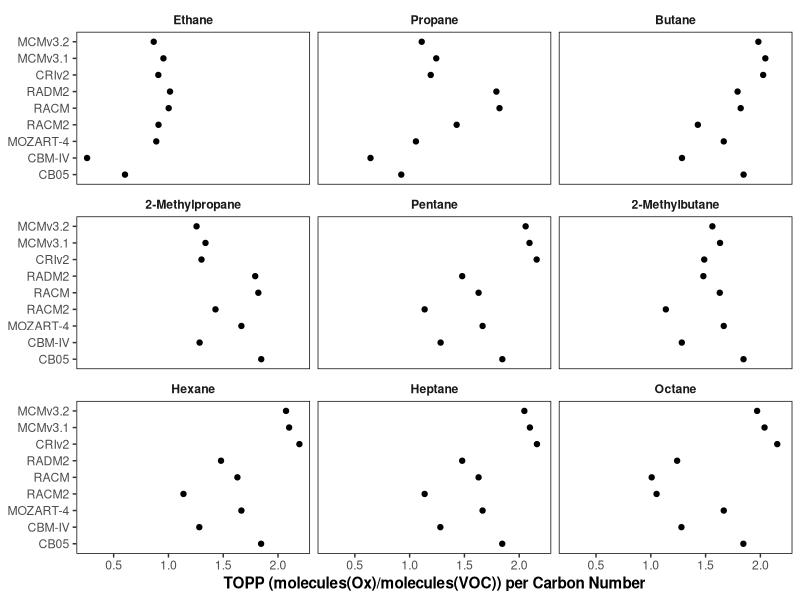

Here is the R script that generated this plot:
#R script to plot first day TOPP per carbon number vs alkane C number
# Version 0: Jane Coates 5/1/2015

#first day  TOPP for all alkanes
cb05.data = data.frame(TOPP = c(0.0422586239874363, 0.121386567751567, 0.238201901316643, 0.238716972345505, 0.233166781832192, 0.233782935142518, 0.229173560937245, 0.225463160341231, 0.222113206982612), C = c(2, 3, 4, 4, 5, 5, 6, 7, 8), Mechanism = rep("CB05", 9), VOC = c("Ethane", "Propane", "Butane", "2-Methylpropane", "Pentane", "2-Methylbutane", "Hexane", "Heptane", "Octane"))
cbm4.data = data.frame(TOPP = c(0.0434719733893872, 0.107176880041758, 0.210127040743828, 0.210603311657905, 0.20547103881836, 0.206040835380554, 0.201778173446655, 0.19834666076005, 0.195248052477836), C = c(2, 3, 4, 4, 5, 5, 6, 7, 8), Mechanism = rep("CBM-IV", 9), VOC = c("Ethane", "Propane", "Butane", "2-Methylpropane", "Pentane", "2-Methylbutane", "Hexane", "Heptane", "Octane"))
cri.data = data.frame(TOPP = c(0.057076256722212, 0.118185053269068, 0.243190437555313, 0.241874828934669, 0.385513019561768, 0.31553225517273, 0.379698912302653, 0.339673059492897, 0.32830798625946), C = c(2, 3, 4, 4, 5, 5, 6, 7, 8), Mechanism = rep("CRIv2", 9), VOC = c("Ethane", "Propane", "Butane", "2-Methylpropane", "Pentane", "2-Methylbutane", "Hexane", "Heptane", "Octane"))
mcm1.data = data.frame(TOPP = c(0.06194157153368, 0.127277582883835, 0.259183406829835, 0.25218290090561, 0.34785361289978, 0.321570491790772, 0.370329062143962, 0.348299688624053, 0.339634329080581), C = c(2, 3, 4, 4, 5, 5, 6, 7, 8), Mechanism = rep("MCMv3.1", 9), VOC = c("Ethane", "Propane", "Butane", "2-Methylpropane", "Pentane", "2-Methylbutane", "Hexane", "Heptane", "Octane"))
mcm2.data = data.frame(TOPP = c(0.057087603956461, 0.115475565195084, 0.242281585931778, 0.244841560721398, 0.331647205352784, 0.31221923828125, 0.358553489049275, 0.336237172053613, 0.324726074934006), C = c(2, 3, 4, 4, 5, 5, 6, 7, 8), Mechanism = rep("MCMv3.2", 9), VOC = c("Ethane", "Propane", "Butane", "2-Methylpropane", "Pentane", "2-Methylbutane", "Hexane", "Heptane", "Octane"))
mozart.data = data.frame(TOPP = c(0.069627322256565, 0.142314900954564, 0.274010121822358, 0.274010121822358, 0.274010133743286, 0.274010133743286, 0.274010133743286, 0.274010133743286, 0.274010133743286), C = c(2, 3, 4, 4, 5, 5, 6, 7, 8),Mechanism = rep("MOZART-4", 9), VOC = c("Ethane", "Propane", "Butane", "2-Methylpropane", "Pentane", "2-Methylbutane", "Hexane", "Heptane", "Octane"))
radm2.data = data.frame(TOPP = c(0.064120053903007, 0.312896624378774, 0.312896617527665, 0.312896617527665, 0.31000804901123, 0.31000804901123, 0.31000804901123, 0.31000804901123, 0.330835284918191), C = c(2, 3, 4, 4, 5, 5, 6, 7, 8),Mechanism = rep("RADM2", 9), VOC = c("Ethane", "Propane", "Butane", "2-Methylpropane", "Pentane", "2-Methylbutane", "Hexane", "Heptane", "Octane"))
racm.data = data.frame(TOPP = c(0.0658913031220435, 0.252559267241379, 0.25255926724138, 0.25255926724138, 0.292924404144288, 0.292924404144288, 0.292924404144288, 0.292924404144288, 0.270566041764641), C = c(2, 3, 4, 4, 5, 5, 6, 7, 8), Mechanism = rep("RACM", 9), VOC = c("Ethane", "Propane", "Butane", "2-Methylpropane", "Pentane", "2-Methylbutane", "Hexane", "Heptane", "Octane"))
racm2.data = data.frame(TOPP = c(0.055301286280155, 0.230745209587945, 0.230745209587945, 0.230745209587945, 0.23941831929343, 0.23941831929343, 0.23941831929343, 0.23941831929343, 0.31167953027883), C = c(2, 3, 4, 4, 5, 5, 6, 7, 8), Mechanism = rep("RACM2", 9), VOC = c("Ethane", "Propane", "Butane", "2-Methylpropane", "Pentane", "2-Methylbutane", "Hexane", "Heptane", "Octane"))

full = rbind(cb05.data, cbm4.data, cri.data, mcm1.data, mcm2.data, mozart.data, radm2.data, racm.data, racm2.data)
full$Mechanism = factor(full$Mechanism, levels = rev(c("MCMv3.2", "MCMv3.1", "CRIv2", "RADM2", "RACM", "RACM2", "MOZART-4", "CBM-IV", "CB05")))
full$VOC = factor(full$VOC, levels = c("Ethane", "Propane", "Butane", "2-Methylpropane", "Pentane", "2-Methylbutane", "Hexane", "Heptane", "Octane"))

#plotting 
library(ggplot2)
library(dplyr)
library(Cairo)

my.colours = c( "Ethane" = "#696537", "Propane" = "#f9c600", "Butane" = "#76afca", "2-Methylpropane" = "#dc3522", "Pentane" = "#8c6238", "2-Methylbutane" = "#9bb08f", "Hexane" = "#8b1537", "Heptane" = "#ba8b01", "Octane" = "#0352cb" )

plot = ggplot(full, aes(x = Mechanism, y = TOPP, colour = VOC))
plot = plot + geom_point()
plot = plot + coord_flip()
plot = plot + ylab("TOPP (molecules(Ox)/molecules(VOC)) per Carbon Number")
plot = plot + scale_colour_manual(values = my.colours)
plot = plot + theme_bw()
plot = plot + theme(axis.title = element_text(face = "bold"))
plot = plot + theme(panel.border = element_rect(colour = "black"))
plot = plot + theme(panel.grid = element_blank())
plot = plot + theme(legend.title = element_blank())
plot = plot + theme(legend.key = element_blank())
plot = plot + theme(axis.title.y = element_blank())

#CairoPDF(file = "Alkanes_vs_C.pdf", width = 6, height = 4.2)
#print(plot)
#dev.off()

#cumulative  TOPP for all alkanes
cb05.sums = data.frame(TOPP = c(0.60335508361459, 0.923657203714053, 1.84673887491226, 1.84680387749839, 1.84610499031539, 1.84618226289749, 1.8456027507782, 1.84513571958547, 1.84471476078034), C = c(2, 3, 4, 4, 5, 5, 6, 7, 8), Mechanism = rep("CB05", 9), VOC = c("Ethane", "Propane", "Butane", "2-Methylpropane", "Pentane", "2-Methylbutane", "Hexane", "Heptane", "Octane"))
cbm4.sums = data.frame(TOPP = c(0.257339833304286, 0.642852172255517, 1.28430606424809, 1.28446382284164, 1.28276613950729, 1.28295435905457, 1.28154492378235, 1.28041032181179, 1.27938625961543), C = c(2, 3, 4, 4, 5, 5, 6, 7, 8), Mechanism = rep("CBM-IV", 9), VOC = c("Ethane", "Propane", "Butane", "2-Methylpropane", "Pentane", "2-Methylbutane", "Hexane", "Heptane", "Octane"))
cri.sums = data.frame(TOPP = c(0.90744724497199, 1.19261922438939, 2.02547438442707, 1.30156747996807, 2.15941095352172, 1.48752684593201, 2.19520086050033, 2.16198409962616, 2.15395130589604), C = c(2, 3, 4, 4, 5, 5, 6, 7, 8), Mechanism = rep("CRIv2", 9), VOC = c("Ethane", "Propane", "Butane", "2-Methylpropane", "Pentane", "2-Methylbutane", "Hexane", "Heptane", "Octane"))
mcm1.sums = data.frame(TOPP = c(0.95420465618372, 1.24286951621373, 2.04508712887764, 1.33807555586099, 2.09400859475136, 1.63178697228432, 2.10139422118663, 2.09759336875754, 2.03783712722361), C = c(2, 3, 4, 4, 5, 5, 6, 7, 8), Mechanism = rep("MCMv3.1", 9), VOC = c("Ethane", "Propane", "Butane", "2-Methylpropane", "Pentane", "2-Methylbutane", "Hexane", "Heptane", "Octane"))
mcm2.sums = data.frame(TOPP = c(0.865593794733285, 1.11035437385241, 1.9816093146801, 1.25637395679951, 2.0586550951004, 1.56194756031036, 2.07305474579333, 2.04698729770051, 1.97013106569648), C = c(2, 3, 4, 4, 5, 5, 6, 7, 8), Mechanism = rep("MCMv3.2", 9), VOC = c("Ethane", "Propane", "Butane", "2-Methylpropane", "Pentane", "2-Methylbutane", "Hexane", "Heptane", "Octane"))
mozart.sums = data.frame(TOPP = c(0.88885911554098, 1.05732961495717, 1.66577024757862, 1.66577024757862, 1.66577024757862, 1.66577024757862, 1.66577024757862, 1.66577024757862, 1.66577024757862), C = c(2, 3, 4, 4, 5, 5, 6, 7, 8),Mechanism = rep("MOZART-4", 9), VOC = c("Ethane", "Propane", "Butane", "2-Methylpropane", "Pentane", "2-Methylbutane", "Hexane", "Heptane", "Octane"))
radm2.sums = data.frame(TOPP = c(1.01430642907959, 1.7917226785901, 1.791722640909, 1.791722640909, 1.47968599696954, 1.47968599696954, 1.47968599696954, 1.47968599696954, 1.24018539668885), C = c(2, 3, 4, 4, 5, 5, 6, 7, 8),Mechanism = rep("RADM2", 9), VOC = c("Ethane", "Propane", "Butane", "2-Methylpropane", "Pentane", "2-Methylbutane", "Hexane", "Heptane", "Octane"))
racm.sums = data.frame(TOPP = c(1.00219408422708, 1.82024583049204, 1.82024583049204, 1.82024583049204, 1.62936080495516, 1.62936080495516, 1.62936080495516, 1.62936080495516, 1.00811153726678), C = c(2, 3, 4, 4, 5, 5, 6, 7, 8), Mechanism = rep("RACM", 9), VOC = c("Ethane", "Propane", "Butane", "2-Methylpropane", "Pentane", "2-Methylbutane", "Hexane", "Heptane", "Octane"))
racm2.sums = data.frame(TOPP = c(0.909124590456485, 1.42925610696828, 1.42925610696828, 1.42925610696828, 1.1370189424072, 1.1370189424072, 1.1370189424072, 1.1370189424072, 1.05259203890672), C = c(2, 3, 4, 4, 5, 5, 6, 7, 8), Mechanism = rep("RACM2", 9), VOC = c("Ethane", "Propane", "Butane", "2-Methylpropane", "Pentane", "2-Methylbutane", "Hexane", "Heptane", "Octane"))

sum = rbind(cb05.sums, cbm4.sums, cri.sums, mcm1.sums, mcm2.sums, mozart.sums, radm2.sums, racm.sums, racm2.sums)
#sum = filter(sum, VOC == c("Hexane", "Heptane", "Octane"))
sum$Mechanism = factor(sum$Mechanism, levels = rev(c("MCMv3.2", "MCMv3.1", "CRIv2", "RADM2", "RACM", "RACM2", "MOZART-4", "CBM-IV", "CB05")))
sum$VOC = factor(sum$VOC, levels = c("Ethane", "Propane", "Butane", "2-Methylpropane", "Pentane", "2-Methylbutane", "Hexane", "Heptane", "Octane"))

plot = ggplot(sum, aes(x = Mechanism, y = TOPP))
plot = plot + geom_point()
plot = plot + coord_flip()
plot = plot + facet_wrap( ~ VOC)
plot = plot + ylab("TOPP (molecules(Ox)/molecules(VOC)) per Carbon Number")
plot = plot + theme_bw()
plot = plot + theme(strip.background = element_blank())
plot = plot + theme(strip.text = element_text(face = "bold"))
plot = plot + theme(axis.title = element_text(face = "bold"))
plot = plot + theme(panel.border = element_rect(colour = "black"))
plot = plot + theme(panel.grid = element_blank())
plot = plot + theme(legend.title = element_blank())
plot = plot + theme(legend.key = element_blank())
plot = plot + theme(axis.title.y = element_blank())

CairoPDF(file = "Alkanes_vs_C_sums.pdf", width = 6, height = 8.5)
print(plot)
dev.off()
